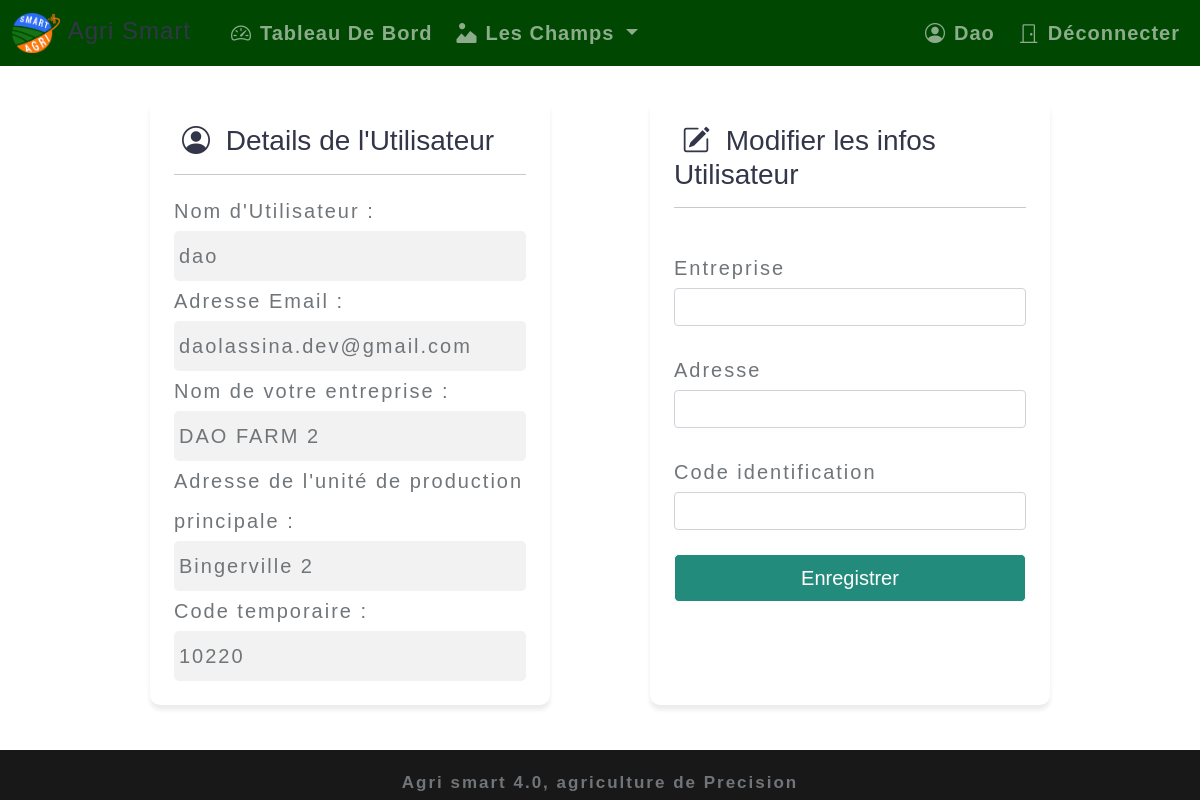
The page /edit-user-details (signed in) on the database its author committed.
### agriculture/models.py (models this page shows, shortened)
class User(db.Model, UserMixin):
    __tablename__ = 'user'
    user_id              = db.Column(db.Integer(), primary_key=True)
    username             = db.Column(db.String(length=30), nullable=False, unique=True)
    email_address        = db.Column(db.String(length=50), nullable=False, unique=True)
    company_name         = db.Column(db.String(length=100))
    farm_address         = db.Column(db.String(length=512))
    fiscal_code          = db.Column(db.String(length=40))
    fields               = db.relationship('Field', backref='owned_field', lazy=True)
    password_hash        = db.Column(db.String(length=60), nullable=False)
    @property
    def password(self):
        return self.password

### agriculture/routes.py (the view)
@app.route('/edit-user-details', methods=["POST","GET"])
@login_required
def edit_user_detail_page():
    user = current_user
    form = EditUserDetailsForm()
    if form.validate_on_submit():
        user.company_name = form.company_name.data
        user.farm_address = form.farm_address.data
        user.fiscal_code = form.fiscal_code.data
        db.session.commit()
    return render_template('edit_user_details.html', form=form, user=user)

### agriculture/forms.py
class EditUserDetailsForm(FlaskForm):
    company_name    = StringField(label="Entreprise", validators=[DataRequired()])
    farm_address    = StringField(label="Adresse", validators=[DataRequired()])
    fiscal_code     = StringField(label="Code identification", validators=[DataRequired()])
    submit          = SubmitField(label='Enregistrer')

### agriculture/models.py (called while the page is built)
@login_manager.user_loader
def load_user(user_id):
    return User.query.filter_by(user_id=user_id).first()

### agriculture/templates/edit_user_details.html (shortened to what this page needs)
{% extends "base.html" %}
{% block content %}
<div class="container-fluid">
   <div class="row justify-content-center">
      <div class="col-md-4 user-details p-4">
         <h3><i class="bi bi-person-circle mx-2"></i> Details de l'Utilisateur</h3>
         <hr>
         <p class="lead">Nom d'Utilisateur :</p>
         <p class="lead user-detail-field">{{user.username}} </p>
         <p class="lead">Adresse Email : </p>
         <p class="lead user-detail-field">{{user.email_address}} </p>
         <p class="lead">Nom de votre entreprise : </p>
         <p class="lead user-detail-field">{{user.company_name}} </p>
         <p class="lead">Adresse de l'unité de production principale : </p>
         <p class="lead user-detail-field">{{user.farm_address}} </p>
         <p class="lead">Code temporaire : </p>
         <p class="lead user-detail-field">{{user.fiscal_code}} </p>
      </div>
      <div class="col-md-1">
      </div>
      <div class="col-md-4 user-details p-4">
         <h3><i class="bi bi-pencil-square mx-2"></i> Modifier les infos Utilisateur</h3>
         <hr>
         <form method="POST" class="form-register">
            <br>
            <p class="lead">{{ form.company_name.label }}</p>
            {{ form.company_name(class="form-control",placeholder="") }}
            <br>
            <p class="lead">{{ form.farm_address.label }}</p>
            {{ form.farm_address(class="form-control",placeholder="") }}
            <br>
            <p class="lead">{{ form.fiscal_code.label }}</p>
            {{ form.fiscal_code(class="form-control",placeholder="") }}
            <br>
            {{ form.submit(class="btn btn-lg w-100 btn-success")}}
            <br>
            <br>
         </form>
      </div>
   </div>
</div>
{% endblock %}

### agriculture/templates/base.html (shortened to what this page needs)
<!doctype html>
<html lang="en">
   <head>
       <link href="https://cdn.jsdelivr.net/npm/bootstrap@5.1.3/dist/css/bootstrap.min.css" rel="stylesheet">
       <link rel="stylesheet" href="https://cdn.jsdelivr.net/npm/bootstrap-icons@1.8.1/font/bootstrap-icons.css">
       <link rel="stylesheet" href="/static/css/style.css">
    </head>
    <body>
      <nav class="navbar-custom fixed-top navbar navbar-expand-lg navbar-dark">
        <div class="container-fluid">
          <a class="navbar-brand fs-4" href="{{url_for('home_page')}}">
             <h4 style="margin:0;"><img src="/static/images/logo.jpg" alt="Agri smart logo" width="auto" height="40"><span class="align-text-top mx-2">Agri smart</span></h4>
          </a>
          <div class="collapse navbar-collapse" id="navbarNav">
           <ul class="navbar-nav">
             <li class="nav-item fs-5">
                 <a class="nav-link {% if request.path == '/dashboard' %}active{% endif %}" aria-current="page" href="{{url_for('home_page')}}"><i class="bi bi-speedometer2 mx-2"></i>Tableau de Bord</a>
             </li>
             <li class="nav-item fs-5 dropdown">
                <a class="nav-link dropdown-toggle {% if 'field' in request.path %}active{% endif %}" id="navbarDropdown" role="button" data-bs-toggle="dropdown" aria-expanded="false">
                  <i class="bi bi-image-alt mx-2"></i>Les champs
                </a>
              </li>
           </ul>
           <ul class="navbar-nav ms-auto">
             {% if current_user.is_authenticated %}
                <li class="nav-item fs-5">
                   <a href="{{url_for('edit_user_detail_page')}}" class="nav-link"><i class="bi bi-person-circle mx-2"></i>{{ current_user.username }}</a>
                </li>
             {% endif %}
                <li class="nav-item fs-5">
                    <a class="nav-link" href="{{url_for('logout_page')}}" ><i class="bi bi-door-closed mx-2"></i>Déconnecter</a>
                </li>
            </ul>
          </div>
        </div>
      </nav>
      {% block content %}
      {% endblock %}
      <footer class="fixed-bottom">
         <div class="container-fluid text-light">
            <div class="row justify-content-center text-light">
               <div class="col-md-12 text-center">
                  <p class="mt-3">Agri smart 4.0, agriculture de Precision</p>
               </div>
            </div>
         </div>
      </footer>
  </body>
</html>

### agriculture/static/css/style.css (style rules this page uses)
html { margin : 0; padding : 0; }
:root { --primary_green:#087d6be3; --secondary_green: #718355; --primary_brown: #004802; --secondary_brown: #dba55a; --color-bg: #f2f2f2; }
.btn-success { background-color: var(--primary_green); border-color: white; }
.navbar-custom { background-color: var(--primary_brown); }
body { background-color: var(--color-bg); }
footer { background-color: var(--primary_brown); }
.user-details { background: white; border-radius: 10px; transition: all 1s cubic-bezier(.25,.8,.25,1); box-shadow: 0 5px 5px rgba(0,0,0,0.06), 0 5px 5px rgba(0,0,0,0.024); }
.user-detail-field { background: var(--color-bg); border-radius: 5px; padding: 5px; }
html, body { margin: 0; font-size: 100%; background: #fff; font-family: 'Thasadith', sans-serif; }
html { scroll-behavior: smooth; }
body a { text-decoration: none; transition: 0.5s all; -webkit-transition: 0.5s all; -moz-transition: 0.5s all; -o-transition: 0.5s all; -ms-transition: 0.5s all; font-family: 'Thasadith', sans-serif; }
body img { max-width: 100%; }
input[type="button"], input[type="submit"], input[type="text"], input[type="email"], input[type="search"] { transition: 0.5s all; -webkit-transition: 0.5s all; -moz-transition: 0.5s all; -o-transition: 0.5s all; -ms-transition: 0.5s all; }
h1, h2, h3, h4, h5, h6 { margin: 0; color: #323648; }
li { list-style-type: none; }
p { margin: 0; font-size: 17px; line-height: 2em; letter-spacing: 2px; color: #707579; font-weight: 600; }
ul { margin: 0; padding: 0; }
nav { margin:0; padding: 0; }
nav:after { content:""; display:table; clear:both; }
nav ul { float: right; padding:0; margin:0; list-style: none; position: relative; }
nav ul li { margin: 0px; display:inline-block; }
nav a { color: #ddd; text-transform: capitalize; letter-spacing: 1px; padding-left: 0; padding-right: 0; padding: 10px 0; font-weight: 700; }
li > a:only-child:after { content: ''; }
footer { background: #191818; }

### rows shown on the page
User: username "Dao", username "dao", email_address "daolassina.dev@gmail.com", company_name "DAO FARM 2", farm_address "Bingerville 2", fiscal_code "10220"
